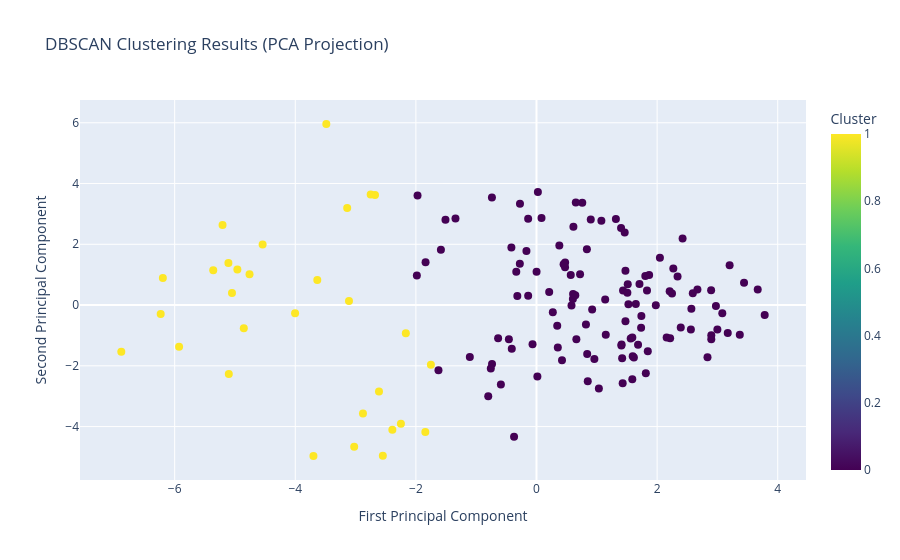

The cell this chart's notebook holds for it:
### Markdown cell above
These scores indicate that clusters for this dataset will be very broad, having very weak partitions. Regardless, $k=2$ had a clear best score of around $.11$, indicating the two clusters will be optimal for determining any sort of groupings among students. Using this, we can assign labels using the k-Means algorithm and visualize the results to attempt to derive any meaning.

### Code cell
#Instantiate and fit the optimal KMeans model
hesp_kmeans = KMeans(n_clusters=optimal_k, random_state=42)
hesp_kmeans.fit(hesp_df_encoded_scaled.drop('Cluster', axis=1))

# Pull out the predicted cluster labels
cluster_labels = hesp_kmeans.labels_
unique_labels = set(cluster_labels)

# Print basic cluster information
print(f"Number of clusters found: {len(unique_labels) - (1 if -1 in cluster_labels else 0)}")
print(f"Number of noise points: {list(cluster_labels).count(-1)}")
print(f"Cluster labels: {unique_labels}")

# Add cluster labels to the encoded dataframe for visualization
hesp_df_encoded_scaled['Cluster'] = cluster_labels

# Create a 2D visualization using PCA for dimensionality reduction
pca = PCA(n_components=2)  # Reduce to 2 dimensions for plotting
pca_result = pca.fit_transform(hesp_df_encoded_scaled.drop('Cluster', axis=1))  # Get PCA result excluding cluster labels

# Create a dataframe for plotting
plot_df = pd.DataFrame({
    'PC1': pca_result[:, 0],
    'PC2': pca_result[:, 1],
    'Cluster': cluster_labels
})

# Create interactive scatter plot
fig = px.scatter(
    plot_df,
    x='PC1',
    y='PC2',
    color='Cluster',
    title='DBSCAN Clustering Results (PCA Projection)',
    labels={'PC1': 'First Principal Component', 'PC2': 'Second Principal Component'},
    color_continuous_scale='Viridis'
)

fig.update_traces(marker=dict(size=8))
fig.show()

### Figure 1 — Plotly figure (JSON) as saved in the notebook; plotly's stock layout.template omitted (floating-point values rounded to 4 significant figures; data arrays with more than 128 entries replaced by an {"elided": "..."} marker saying what was removed)
{"data": [{"hovertemplate": "First Principal Component=%{x}<br>Second Principal Component=%{y}<br>Cluster=%{marker.color}<extra></extra>", "legendgroup": "", "marker": {"color": {"elided": "145 int values"}, "coloraxis": "coloraxis", "size": 8, "symbol": "circle"}, "mode": "markers", "name": "", "orientation": "v", "showlegend": false, "type": "scatter", "x": {"elided": "145 float values"}, "xaxis": "x", "y": {"elided": "145 float values"}, "yaxis": "y"}], "layout": {"coloraxis": {"colorbar": {"title": {"text": "Cluster"}}, "colorscale": [[0, "#440154"], [0.1111, "#482878"], [0.2222, "#3e4989"], [0.3333, "#31688e"], [0.4444, "#26828e"], [0.5556, "#1f9e89"], [0.6667, "#35b779"], [0.7778, "#6ece58"], [0.8889, "#b5de2b"], [1, "#fde725"]]}, "legend": {"tracegroupgap": 0}, "title": {"text": "DBSCAN Clustering Results (PCA Projection)"}, "xaxis": {"anchor": "y", "domain": [0, 1], "title": {"text": "First Principal Component"}}, "yaxis": {"anchor": "x", "domain": [0, 1], "title": {"text": "Second Principal Component"}}}}
